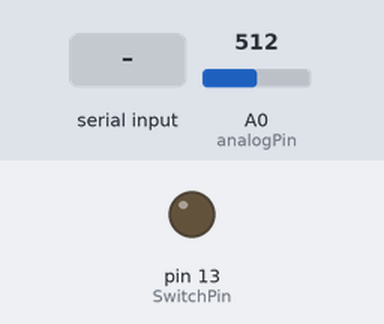
Bench run of a sketch on a simulated Arduino Uno, built with avr-gcc and run on an emulated ATmega328P. Parts: output pins drawn as LEDs (lit = HIGH). The test bench sets the inputs (shaded band); at power-on: A0 (analogPin) = 512. What the sketch prints to the serial monitor is not drawn.

Above: at 1.2 s.
1.3 s: byte 120 received over Serial
At 2.6 s:
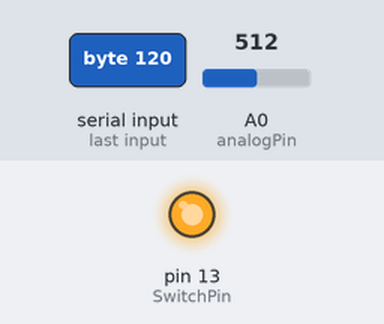
Timing chart, 0 to 4.3 s (numbered marks = the images above; inputs shaded):
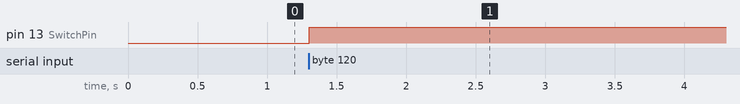

Measured:
- after the input at 1.3 s, pin 13 (SwitchPin): LOW → HIGH at once

The sketch:

LightIn7thSetup.ino
```cpp
int SwitchPin = 13;                 // Switch connected to digital pin 13
int incomingByte = 0;
int analogPin = 0;     // Photocell connected to analog pin 2
                       // outside leads to ground and +5V
int val = 0;           // variable to store the value read

void setup()
{
  pinMode(SwitchPin, OUTPUT);      // sets the digital pin as output
  double Latitude = 42.3601;       // Degrees North
  Serial.begin(9600);
}

void loop()
{
  if (Serial.available() > 0) {
                // read the incoming byte:
                incomingByte = Serial.read();
                // say what you got:
                //Serial.print("I received: ");
                //Serial.println(incomingByte, DEC);
                if (incomingByte > 100) {
                  digitalWrite(SwitchPin, HIGH);   // sets the LED on
                  delay(100);                  // waits for a second
                }
                else {
                  digitalWrite(SwitchPin, LOW);    // sets the LED off
                  delay(100);                  // waits for a second
                }
        }
        delay(100);
        val = analogRead(analogPin);    // read the input pin
        Serial.println(val);             // debug value


}
```
